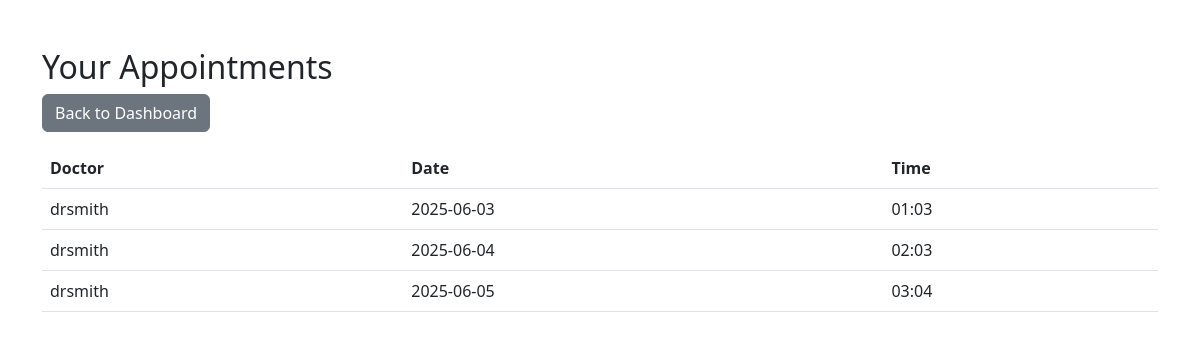
The page /view_appointments (signed in) on the database its author committed.
### tables this page shows
CREATE TABLE appointments (
                id INTEGER PRIMARY KEY AUTOINCREMENT,
                patient_id INTEGER NOT NULL,
                doctor_id INTEGER NOT NULL,
                date TEXT NOT NULL,
                time TEXT NOT NULL,
                FOREIGN KEY(patient_id) REFERENCES users(id),
                FOREIGN KEY(doctor_id) REFERENCES users(id)
            );

CREATE TABLE users (
                id INTEGER PRIMARY KEY AUTOINCREMENT,
                username TEXT NOT NULL,
                email TEXT NOT NULL UNIQUE,
                password TEXT NOT NULL,
                role TEXT NOT NULL
            );

### app.py (the view, shortened to what this page needs)
@app.route('/view_appointments')
@login_required()
def view_appointments():
    user_id = session['user_id']
    role = session['role']
    if role == 'patient':
        appointments = query_db('''
            SELECT a.id, a.date, a.time, u.username as doctor_name
            FROM appointments a JOIN users u ON a.doctor_id = u.id
            WHERE a.patient_id = ?
            ORDER BY a.date, a.time
        ''', [user_id])
    else:
        appointments = []
    return render_template('view_appointments.html', appointments=appointments, role=role)

### app.py (called while the page is built)
def get_db():
    db = getattr(g, '_database', None)
    if db is None:
        db = g._database = sqlite3.connect(DATABASE)
        db.row_factory = sqlite3.Row
    return db

@app.teardown_appcontext
def close_connection(exception):
    db = getattr(g, '_database', None)
    if db is not None:
        db.close()

def query_db(query, args=(), one=False):
    cur = get_db().execute(query, args)
    rv = cur.fetchall()
    cur.close()
    return (rv[0] if rv else None) if one else rv

def login_required(role=None):
    def decorator(f):
        @wraps(f)
        def decorated_function(*args, **kwargs):
            if 'user_id' not in session:
                return redirect(url_for('login'))
            if role and session.get('role') != role:
                return "Unauthorized", 403
            return f(*args, **kwargs)
        return decorated_function
    return decorator

### templates/view_appointments.html (shortened to what this page needs)
<!DOCTYPE html>
<html lang="en">
<head>
  <link href="https://cdn.jsdelivr.net/npm/bootstrap@5.3.0/dist/css/bootstrap.min.css" rel="stylesheet" />
</head>
<body>
  <div class="container mt-5">
    <h2>Your Appointments</h2>
    <a href="{{ url_for('dashboard') }}" class="btn btn-secondary mb-3">Back to Dashboard</a>
    {% if appointments %}
      <table class="table">
        <thead>
          <tr>
            {% if role == 'patient' %}
            <th>Doctor</th>
            {% elif role == 'doctor' %}
            <th>Patient</th>
            {% endif %}
            <th>Date</th>
            <th>Time</th>
          </tr>
        </thead>
        <tbody>
          {% for appt in appointments %}
          <tr>
            {% if role == 'patient' %}
            <td>{{ appt.doctor_name }}</td>
            {% elif role == 'doctor' %}
            <td>{{ appt.patient_name }}</td>
            {% endif %}
            <td>{{ appt.date }}</td>
            <td>{{ appt.time }}</td>
          </tr>
          {% endfor %}
        </tbody>
      </table>
    {% else %}
      <p>No appointments found.</p>
    {% endif %}
  </div>
</body>
</html>

### rows shown on the page
appointments: doctor_name "drsmith", date "2025-06-03", time "01:03"
appointments: doctor_name "drsmith", date "2025-06-04", time "02:03"
appointments: doctor_name "drsmith", date "2025-06-05", time "03:04"
